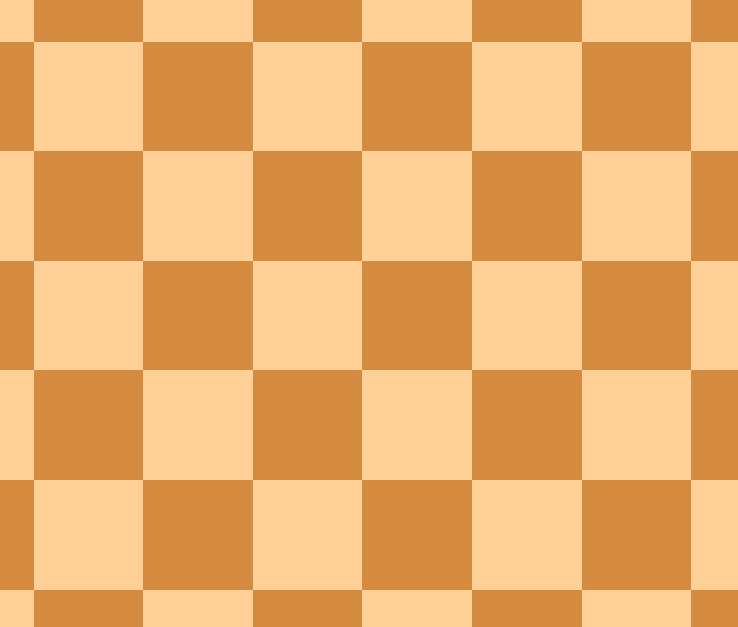
#> input picture Shi-tamashi Corner Detection/image.png, 738 x 627 px, given in place of the camera
$ python dense.py
#> lines starting #> are read from the running program, lines starting #| are printed output that depends on the picture; after the words box and inside, x2 and y2 are one past the last pixel; in counts of white or black regions, pixels touching at a corner belong together
import cv2
import numpy as np

st_params = dict(maxCorners = 30, qualityLevel = 0.2,
                    minDistance = 2, blockSize = 7 )

# lk_params = dict(winSize = (10, 10),
#                     maxLevel = 4,
#                     criteria = (cv2.TERM_CRITERIA_EPS | cv2.TERM_CRITERIA_COUNT, 10, 0.03))


cap = cv2.VideoCapture(0)

color = (0, 255, 0)

_, first_frame = cap.read()
#> first_frame is the input picture: shape (627, 738, 3); mean B, G, R 107.5, 173.5, 233.5

prev_gray = cv2.cvtColor(first_frame, cv2.COLOR_BGR2GRAY)
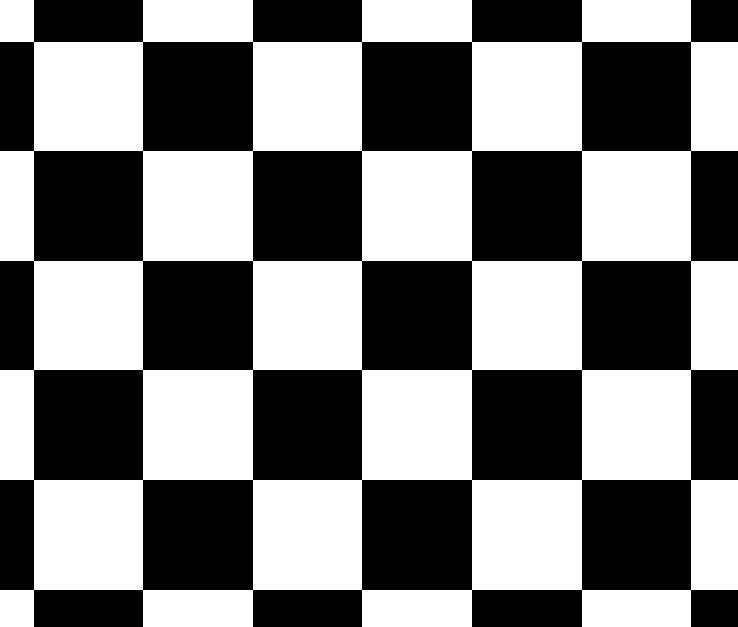
#> prev_gray: shape (627, 738); values 152 (black) and 216 (white), 50% white; 1 black region, box (x1, y1, x2, y2) and area: (0, 0, 738, 627) 231189

prev = cv2.goodFeaturesToTrack(prev_gray, mask = None, **st_params)
#> prev = 30 rows, first 8: [693, 592], [691, 592], [689, 592], [584, 592], [582, 592], [580, 592], [474, 592], [472, 592]

mask = np.zeros_like(first_frame)

mask[..., 1] = 255

while(cap.isOpened()):
    _, frame = cap.read()
    cv2.imshow("Input", frame)
    gray = cv2.cvtColor(frame, cv2.COLOR_BGR2GRAY)

    flow = cv2.calcOpticalFlowFarneback(prev_gray, gray, None, 0.5, 3, 15, 3, 5, 1.2, 0)

    magn, angle = cv2.cartToPolar(flow[..., 0], flow[..., 1])
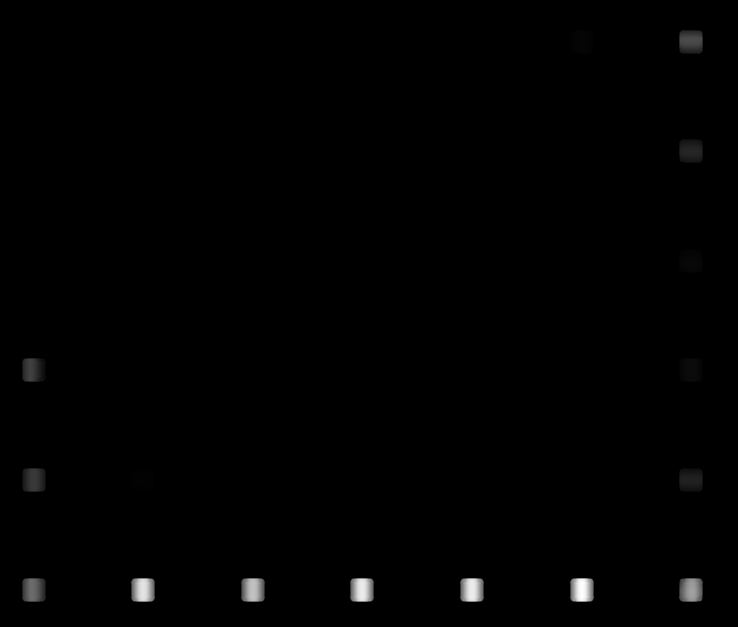
#> magn: shape (627, 738) float32; min 0, max 2.01e-05, mean 1.17e-07; drawn with min black and max white
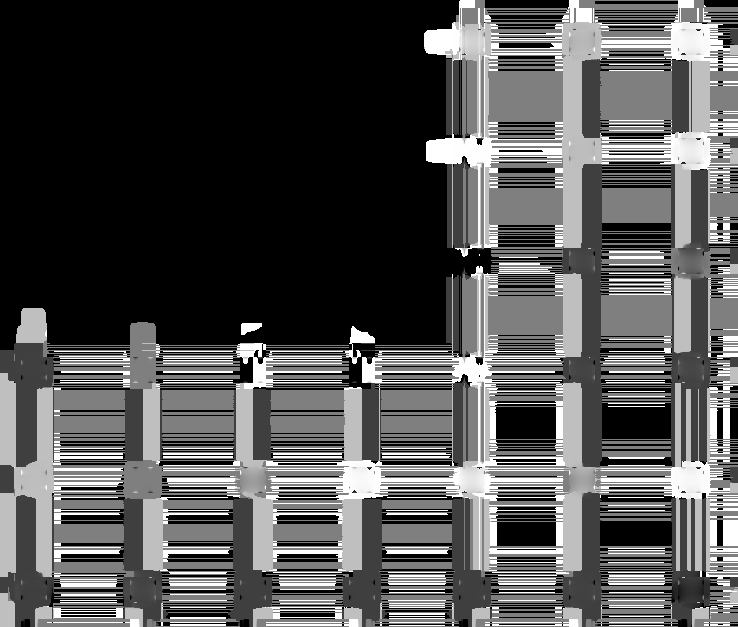
#> angle: shape (627, 738) float32; min 0, max 6.28, mean 2.01; drawn with min black and max white

    #set image hue depending on the optical flow direction
    mask[..., 0] = angle*180/np.pi/2
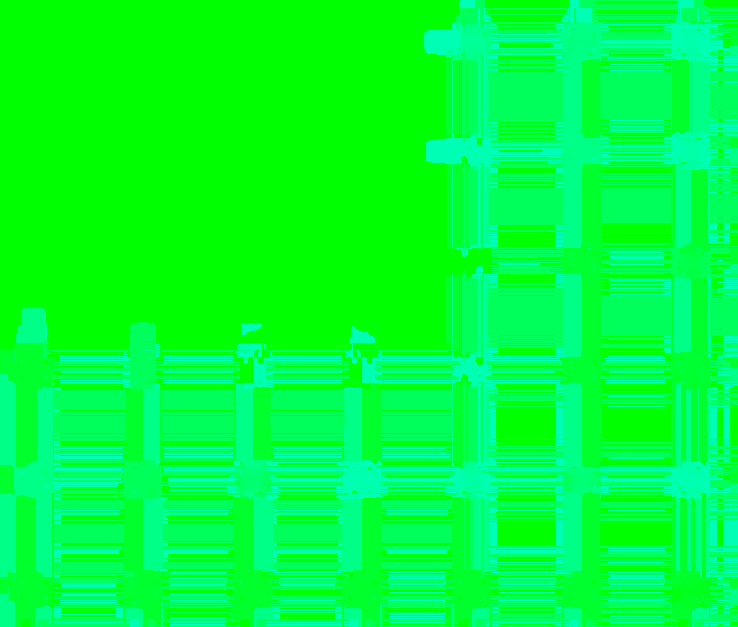
#> mask: shape (627, 738, 3); mean of channels 0, 1, 2 57.5, 255, 0; drawn as B, G, R

    #normalize the magnitude
    mask[..., 2] = cv2.normalize(magn, None, 0, 255, cv2.NORM_MINMAX)
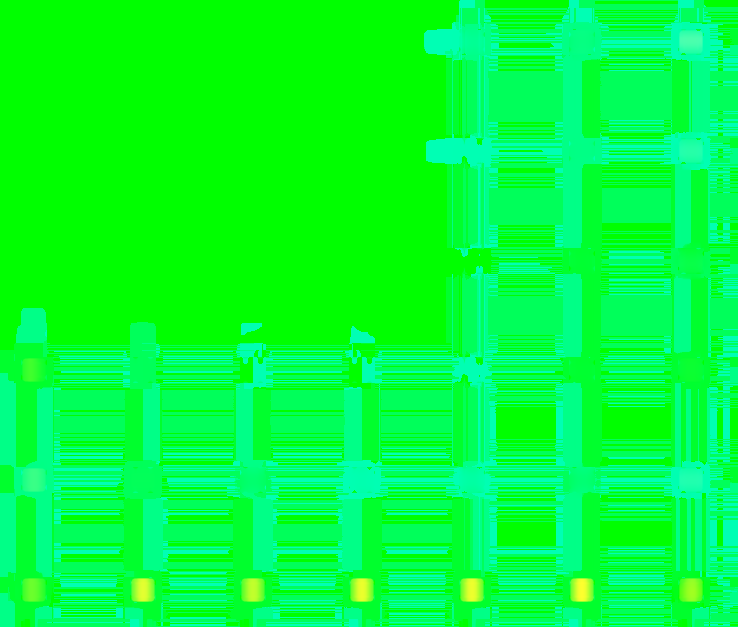
#> mask: shape (627, 738, 3); 1.98% of pixels changed, all inside (x1, y1, x2, y2) = (21, 29, 704, 603); drawn as B, G, R

    #conver HSV to RGB
    rgb = cv2.cvtColor(mask, cv2.COLOR_HSV2RGB)

    #open window
    cv2.imshow("Optical Flow", rgb)

    prev_gray = gray

    key = cv2.waitKey(1)
#> (key q is pressed here)
    if key == ord('q'):
        break

cv2.destroyAllWindows(0)
